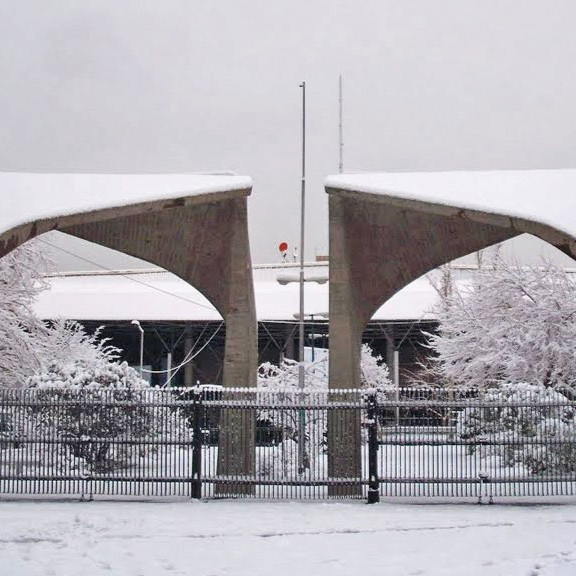
//> input picture CA3/Part1/Q2/assets/base.jpg, 576 x 576 px
$ ./Q2   (built with g++ and OpenCV 4)
//> lines starting //> are read from the running program, lines starting //| are printed output that depends on the picture
#include "omp.h"
#include <cstdlib>
#include <iostream>
#include <sys/time.h>
#include "x86intrin.h"
#include "immintrin.h"
#include <opencv2/opencv.hpp>
#include <opencv2/highgui.hpp>

using namespace cv;
using namespace std;

int main() {
    struct timeval start, end;
    long seconds, micros, time_serial, time_simd, time_omp, time_omp_simd;

    cv::Mat base_img = cv::imread("./assets/base.jpg", IMREAD_COLOR);
//> base_img is the input picture: 576 rows x 576 cols, CV_8UC3; mean B, G, R 175.9, 170.1, 173.3
    cv::Mat watermark_img = cv::imread("./assets/watermark.png", IMREAD_UNCHANGED);
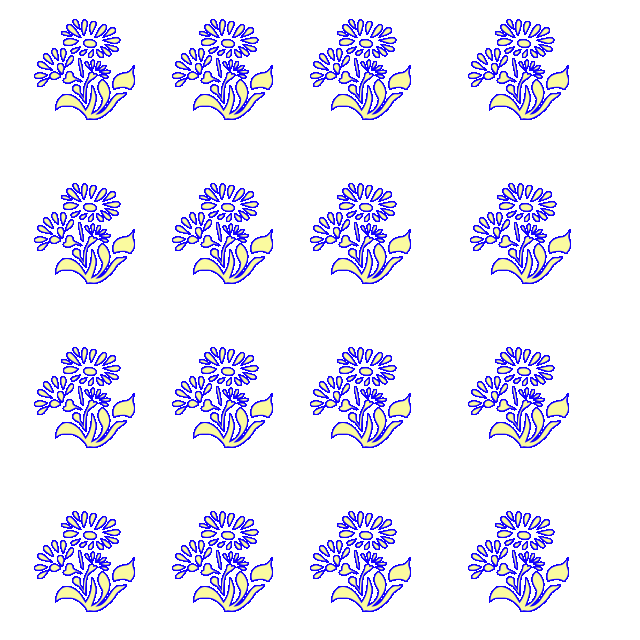
//> input picture CA3/Part1/Q2/assets/watermark.png, 640 x 640 px
//> watermark_img is the input picture: 640 rows x 640 cols, CV_8UC4; mean B, G, R, A 247.9, 231.7, 233.3, 32.5
    cv::resize(watermark_img, watermark_img, base_img.size());
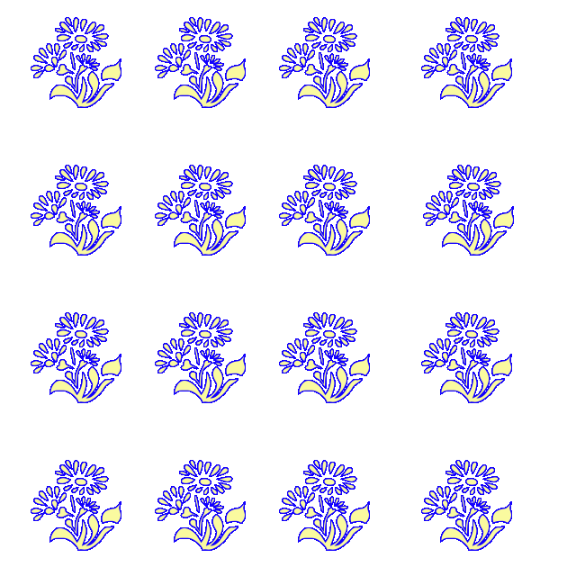
//> watermark_img: 576 rows x 576 cols, CV_8UC4; mean B, G, R, A 247.9, 231.7, 233.3, 32.5

    // SERIAL PART:

    gettimeofday(&start, NULL);

    unsigned char *base_image = (unsigned char *) base_img.data;
    unsigned char *watermark_image = (unsigned char *) watermark_img.data;

    unsigned int NCOLS = base_img.cols;
//> NCOLS = 576
    unsigned int NROWS = base_img.rows;
//> NROWS = 576
    unsigned int BASE_CHANNELS = base_img.channels();
//> BASE_CHANNELS = 3
    unsigned int WATERMARK_CHANNELS = watermark_img.channels();
//> WATERMARK_CHANNELS = 4

    cv::Mat out_img_serial(base_img.rows, base_img.cols, CV_8UC3);
    unsigned char *out_image_serial = (unsigned char *) out_img_serial.data;

    for (int row = 0; row < NROWS; row++) {
        for (int col = 0; col < NCOLS; col++) {
            float gradient_alpha = (float)(col + row) / (float)(NCOLS + NROWS);
            int base_pixel_idx = (row * NCOLS + col) * BASE_CHANNELS;
            int watermark_pixel_idx = (row * NCOLS + col) * WATERMARK_CHANNELS;
            unsigned char watermark_alpha_value = *(watermark_image + watermark_pixel_idx + 3);
            float watermark_transparency = watermark_alpha_value / 255.0;
            float combined_alpha = gradient_alpha * watermark_transparency;

            for (int ch = 0; ch < BASE_CHANNELS; ch++) {
                unsigned char base_pixel_value = *(base_image + base_pixel_idx + ch);
                unsigned char watermark_pixel_value = *(watermark_image + watermark_pixel_idx + ch);

                float new_value = combined_alpha * watermark_pixel_value + (1.0 - combined_alpha) * base_pixel_value;
                *(out_image_serial + base_pixel_idx + ch) = new_value;
            }
        }
    }
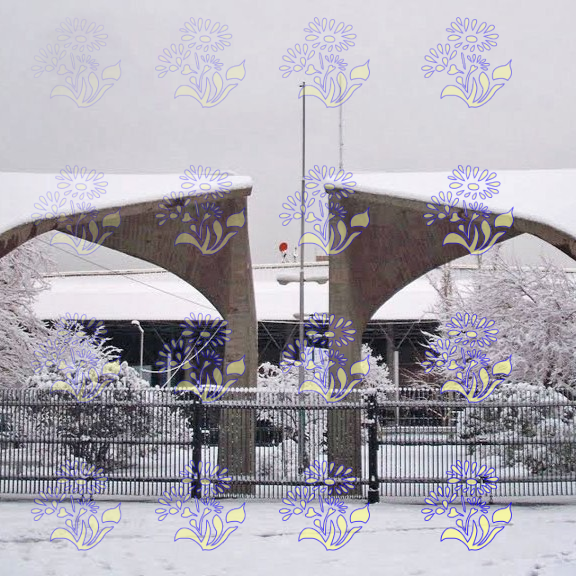
//> out_img_serial: 576 rows x 576 cols, CV_8UC3; mean B, G, R 177.8, 169.3, 172.7

    gettimeofday(&end, NULL);
    seconds = (end.tv_sec - start.tv_sec);
	time_serial = micros = ((seconds * 1000000) + end.tv_usec) - (start.tv_usec);


    // SIMD PARALLEL PART:

    gettimeofday(&start, NULL);

    cv::Mat out_img_simd(base_img.rows, base_img.cols, CV_8UC3);
    unsigned char *out_image_simd = (unsigned char *) out_img_simd.data;

    unsigned char *pBase = (unsigned char*) base_img.data;
    unsigned char *pWatermarkBGRA = (unsigned char*) watermark_img.data;
    unsigned char *pRes = (unsigned char*) out_img_simd.data;

    int stride_wmk = 8;
    int num_pixels = NROWS * NCOLS;
//> num_pixels = 331776
    int bytes_per_pixel = base_img.channels();
//> bytes_per_pixel = 3
    int bytes_per_row = base_img.cols * bytes_per_pixel;
//> bytes_per_row = 1728
    int total_dim = NROWS + NCOLS;
//> total_dim = 1152
    int delta_alpha = 255/total_dim;
//> delta_alpha = 0

    const __m256i zeros = _mm256_setzero_si256();
    const __m256i full_alpha = _mm256_set1_epi16(255);

    const __m128i mask_12_pad =       _mm_setr_epi8(0, 1, 2, 3, 4, 5,  6,  7,  8,  9, 10, 11, -1, -1, -1, -1);
    const __m128i shuffle_bgr_128 =   _mm_setr_epi8(0, 1, 2, 4, 5, 6,  8,  9, 10, 12, 13, 14, -1, -1, -1, -1);
    const __m128i shuffle_alpha_128 = _mm_setr_epi8(3, 3, 3, 7, 7, 7, 11, 11, 11, 15, 15, 15, -1, -1, -1, -1);
    const __m256i shuffle_bgr   = _mm256_broadcastsi128_si256(shuffle_bgr_128);
    const __m256i shuffle_alpha = _mm256_broadcastsi128_si256(shuffle_alpha_128);
    const __m256i m_alpha_offset = _mm256_setr_epi16(
        0*delta_alpha, 0*delta_alpha, 0*delta_alpha, 1*delta_alpha, 1*delta_alpha, 1*delta_alpha,
        2*delta_alpha, 2*delta_alpha, 2*delta_alpha, 3*delta_alpha, 3*delta_alpha, 3*delta_alpha,
        4*delta_alpha, 4*delta_alpha, 4*delta_alpha, 5*delta_alpha
    );

    for (int px_idx = 0; px_idx <= num_pixels - stride_wmk; px_idx += stride_wmk) {
        int wmk_byte_idx = px_idx * WATERMARK_CHANNELS;
        int base_byte_idx = px_idx * BASE_CHANNELS;
        int curr_row = px_idx / NCOLS;
        int curr_col = px_idx % NCOLS;
        int alpha_num = curr_row + curr_col;

        int alpha_for_img = (255 * alpha_num) / total_dim;
        __m256i m_grad_alpha_base = _mm256_set1_epi16(alpha_for_img);
        __m256i m_grad_alpha = _mm256_add_epi16(m_grad_alpha_base, m_alpha_offset);

        __m128i m_base_lo = _mm_loadu_si128((__m128i*)(pBase + base_byte_idx));
        __m128i m_base_lo_padded = _mm_shuffle_epi8(m_base_lo, mask_12_pad);
        __m128i m_base_hi = _mm_loadu_si128((__m128i*)(pBase + base_byte_idx + 12));
        __m128i m_base_hi_padded = _mm_shuffle_epi8(m_base_hi, mask_12_pad);
        __m256i m_base_bgr = _mm256_set_m128i(m_base_hi_padded, m_base_lo_padded);

        __m256i m_wmk_bgra = _mm256_loadu_si256((__m256i*)(pWatermarkBGRA + wmk_byte_idx));
        __m256i m_wmk_bgr = _mm256_shuffle_epi8(m_wmk_bgra, shuffle_bgr);
        __m256i m_wmk_alpha_8bit = _mm256_shuffle_epi8(m_wmk_bgra, shuffle_alpha);


        __m256i wmk_alpha_lo = _mm256_unpacklo_epi8(m_wmk_alpha_8bit, zeros);
        __m256i wmk_alpha_hi = _mm256_unpackhi_epi8(m_wmk_alpha_8bit, zeros);
        __m256i combined_alpha_lo = _mm256_srli_epi16(_mm256_mullo_epi16(m_grad_alpha, wmk_alpha_lo), 8);
        __m256i combined_alpha_hi = _mm256_srli_epi16(_mm256_mullo_epi16(m_grad_alpha, wmk_alpha_hi), 8);

        __m256i one_minus_alpha_lo = _mm256_sub_epi16(full_alpha, combined_alpha_lo);
        __m256i one_minus_alpha_hi = _mm256_sub_epi16(full_alpha, combined_alpha_hi);

        __m256i base_lo = _mm256_unpacklo_epi8(m_base_bgr, zeros);
        __m256i wmk_lo  = _mm256_unpacklo_epi8(m_wmk_bgr, zeros);
        __m256i base_hi = _mm256_unpackhi_epi8(m_base_bgr, zeros);
        __m256i wmk_hi  = _mm256_unpackhi_epi8(m_wmk_bgr, zeros);

        __m256i term1_lo = _mm256_mullo_epi16(combined_alpha_lo, wmk_lo);
        __m256i term2_lo = _mm256_mullo_epi16(one_minus_alpha_lo, base_lo);
        __m256i sum_lo   = _mm256_add_epi16(term1_lo, term2_lo);
        __m256i result_lo = _mm256_srli_epi16(sum_lo, 8);

        __m256i term1_hi = _mm256_mullo_epi16(combined_alpha_hi, wmk_hi);
        __m256i term2_hi = _mm256_mullo_epi16(one_minus_alpha_hi, base_hi);
        __m256i sum_hi   = _mm256_add_epi16(term1_hi, term2_hi);
        __m256i result_hi = _mm256_srli_epi16(sum_hi, 8);

        __m256i final_result = _mm256_packus_epi16(result_lo, result_hi);
        __m128i res_low128  = _mm256_castsi256_si128(final_result);
        __m128i res_high128 = _mm256_extracti128_si256(final_result, 1);

        _mm_storeu_si128((__m128i*)(pRes + base_byte_idx), res_low128);
        _mm_storeu_si128((__m128i*)(pRes + base_byte_idx + 12), res_high128);
    }


    gettimeofday(&end, NULL);
    seconds = (end.tv_sec - start.tv_sec);
    time_simd = micros = ((seconds * 1000000) + end.tv_usec) - (start.tv_usec);


    // OMP PARALLEL PART:

    gettimeofday(&start, NULL);

    cv::Mat out_img_omp(base_img.rows, base_img.cols, CV_8UC3);
    unsigned char *out_image_omp = (unsigned char *) out_img_omp.data;

    #pragma omp parallel for
    for (int row = 0; row < NROWS; row++) {
        for (int col = 0; col < NCOLS; col++) {
            float gradient_alpha = (float)(col + row) / (float)(NCOLS + NROWS);

            int base_pixel_idx = (row * NCOLS + col) * BASE_CHANNELS;
            int watermark_pixel_idx = (row * NCOLS + col) * WATERMARK_CHANNELS;

            unsigned char watermark_alpha_value = *(watermark_image + watermark_pixel_idx + 3);
            float watermark_transparency = watermark_alpha_value / 255.0;
            float combined_alpha = gradient_alpha * watermark_transparency;

            for (int ch = 0; ch < BASE_CHANNELS; ch++) {
                unsigned char base_pixel_value = *(base_image + base_pixel_idx + ch);
                unsigned char watermark_pixel_value = *(watermark_image + watermark_pixel_idx + ch);

                float new_value = combined_alpha * watermark_pixel_value + (1.0 - combined_alpha) * base_pixel_value;

                *(out_image_omp + base_pixel_idx + ch) = new_value;
            }
        }
    }

    gettimeofday(&end, NULL);
    seconds = (end.tv_sec - start.tv_sec);
    time_omp = micros = ((seconds * 1000000) + end.tv_usec) - (start.tv_usec);


    // SIMD OMP PARALLEL PART:


    gettimeofday(&start, NULL);

    cv::Mat out_img_omp_simd(base_img.rows, base_img.cols, CV_8UC3);
    unsigned char *pRes_omp_simd = (unsigned char*) out_img_omp_simd.data;

    #pragma omp parallel for
    for (int px_idx = 0; px_idx <= num_pixels - stride_wmk; px_idx += stride_wmk) {
        int wmk_byte_idx = px_idx * WATERMARK_CHANNELS;
        int base_byte_idx = px_idx * BASE_CHANNELS;
        int curr_row = px_idx / NCOLS;
        int curr_col = px_idx % NCOLS;
        int alpha_num = curr_row + curr_col;

        int alpha_for_img = (255 * alpha_num) / total_dim;
        __m256i m_grad_alpha_base = _mm256_set1_epi16(alpha_for_img);
        __m256i m_grad_alpha = _mm256_add_epi16(m_grad_alpha_base, m_alpha_offset);

        __m128i m_base_lo = _mm_loadu_si128((__m128i*)(pBase + base_byte_idx));
        __m128i m_base_lo_padded = _mm_shuffle_epi8(m_base_lo, mask_12_pad);
        __m128i m_base_hi = _mm_loadu_si128((__m128i*)(pBase + base_byte_idx + 12));
        __m128i m_base_hi_padded = _mm_shuffle_epi8(m_base_hi, mask_12_pad);
        __m256i m_base_bgr = _mm256_set_m128i(m_base_hi_padded, m_base_lo_padded);

        __m256i m_wmk_bgra = _mm256_loadu_si256((__m256i*)(pWatermarkBGRA + wmk_byte_idx));
        __m256i m_wmk_bgr = _mm256_shuffle_epi8(m_wmk_bgra, shuffle_bgr);
        __m256i m_wmk_alpha_8bit = _mm256_shuffle_epi8(m_wmk_bgra, shuffle_alpha);


        __m256i wmk_alpha_lo = _mm256_unpacklo_epi8(m_wmk_alpha_8bit, zeros);
        __m256i wmk_alpha_hi = _mm256_unpackhi_epi8(m_wmk_alpha_8bit, zeros);
        __m256i combined_alpha_lo = _mm256_srli_epi16(_mm256_mullo_epi16(m_grad_alpha, wmk_alpha_lo), 8);
        __m256i combined_alpha_hi = _mm256_srli_epi16(_mm256_mullo_epi16(m_grad_alpha, wmk_alpha_hi), 8);

        __m256i one_minus_alpha_lo = _mm256_sub_epi16(full_alpha, combined_alpha_lo);
        __m256i one_minus_alpha_hi = _mm256_sub_epi16(full_alpha, combined_alpha_hi);

        __m256i base_lo = _mm256_unpacklo_epi8(m_base_bgr, zeros);
        __m256i wmk_lo  = _mm256_unpacklo_epi8(m_wmk_bgr, zeros);
        __m256i base_hi = _mm256_unpackhi_epi8(m_base_bgr, zeros);
        __m256i wmk_hi  = _mm256_unpackhi_epi8(m_wmk_bgr, zeros);

        __m256i term1_lo = _mm256_mullo_epi16(combined_alpha_lo, wmk_lo);
        __m256i term2_lo = _mm256_mullo_epi16(one_minus_alpha_lo, base_lo);
        __m256i sum_lo   = _mm256_add_epi16(term1_lo, term2_lo);
        __m256i result_lo = _mm256_srli_epi16(sum_lo, 8);

        __m256i term1_hi = _mm256_mullo_epi16(combined_alpha_hi, wmk_hi);
        __m256i term2_hi = _mm256_mullo_epi16(one_minus_alpha_hi, base_hi);
        __m256i sum_hi   = _mm256_add_epi16(term1_hi, term2_hi);
        __m256i result_hi = _mm256_srli_epi16(sum_hi, 8);

        __m256i final_result = _mm256_packus_epi16(result_lo, result_hi);
        __m128i res_low128  = _mm256_castsi256_si128(final_result);
        __m128i res_high128 = _mm256_extracti128_si256(final_result, 1);

        _mm_storeu_si128((__m128i*)(pRes_omp_simd + base_byte_idx), res_low128);
        _mm_storeu_si128((__m128i*)(pRes_omp_simd + base_byte_idx + 12), res_high128);
    }

    gettimeofday(&end, NULL);
    seconds = (end.tv_sec - start.tv_sec);
    time_omp_simd = micros = ((seconds * 1000000) + end.tv_usec) - (start.tv_usec);


    // Results:

    cv::imwrite("output_serial.png", out_img_serial);
    cv::imwrite("output_simd.png", out_img_simd);
    cv::imwrite("output_omp.png", out_img_omp);
    cv::imwrite("output_omp_simd.png", out_img_omp_simd);

    printf("Serial Run time                = %ld \n", time_serial);
	printf("SIMD Parallel Run time         = %ld \n", time_simd);
	printf("OMP Parallel Run time          = %ld \n", time_omp);
	printf("OMP & SIMD Parallel Run time   = %ld \n", time_omp_simd);

    printf("====================================================\n");

	printf("Speedup (SIMD vs Serial)       = %f\n", (double) (time_serial)/(double) time_simd);
	printf("Speedup (OMP vs Serial)        = %f\n", (double) (time_serial)/(double) time_omp);
	printf("Speedup (OMP & SIMD vs Serial) = %f\n", (double) (time_serial)/(double) time_omp_simd);
	printf("Speedup (OMP & SIMD vs SIMD)   = %f\n", (double) (time_simd)/(double) time_omp_simd);
	printf("Speedup (OMP & SIMD vs OMP)    = %f\n", (double) (time_omp)/(double) time_omp_simd);


    return 0;
}
